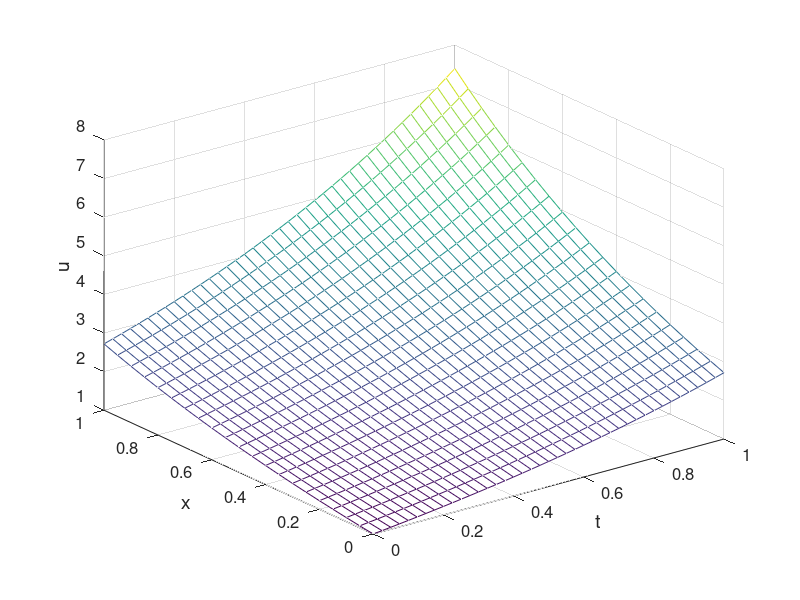

Write MATLAB code to recreate this figure.
% fdm_heat.m
% forward difference scheme for heat equation
% u_t=u_{xx}, (x,t) in (0,1)x(0,1],
% u(x,0)=exp(x), x in [0,1],
% u(0,t)=exp(t), u(1,t)=exp(1+t), t in (0,1]
% exact solution: u(x,t)=exp(x+t)
clear all; close all;
a=1;
h=0.05; x=[0:h:1];
tau=0.00125; t=[0:tau:1];
r=a*tau/h^2;
M=length(x)-1; N=length(t)-1;
% constructing the coefficient matrix
e=r*ones(M-1,1);
A=spdiags([e 1-2*e e],[-1 0 1],M-1,M-1);
% setting initial and boundary conditions
u=zeros(M+1,N+1);
u(:,1)=exp(x);
u(1,:)=exp(t); 
u(end,:)=exp(1+t);
for n=1:N
    u(2:M,n+1)=A*u(2:M,n);
    u(2,n+1)=u(2,n+1)+r*u(1,n);
    u(M,n+1)=u(M,n+1)+r*u(end,n);
end
% plot the figure
mesh(t(1:20:end),x,u(:,1:20:end))
set(gca,'fontsize',12)
xlabel('t','fontsize', 14) 
ylabel('x','fontsize',14)
zlabel('u','fontsize',14)

% calculating maximum error
[T X]=meshgrid(t,x);
ue=exp(X+T);
Error=max(max(abs(ue-u)))

% print -dpng -r600 fdm_heat.png
% print -depsc2 fdm_heat.eps
